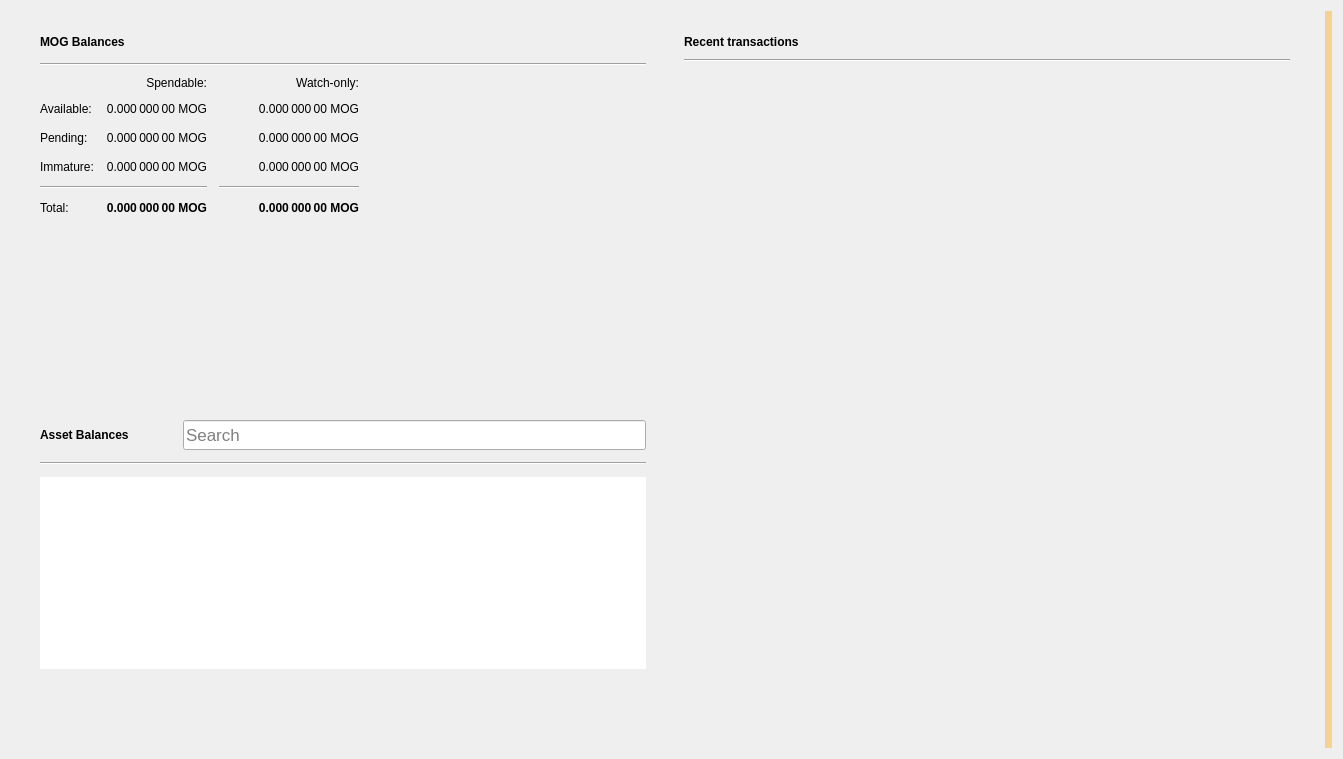
<?xml version="1.0" encoding="UTF-8"?>
<ui version="4.0">
 <class>OverviewPage</class>
 <widget class="QWidget" name="OverviewPage">
  <property name="geometry">
   <rect>
    <x>0</x>
    <y>0</y>
    <width>1343</width>
    <height>759</height>
   </rect>
  </property>
  <property name="minimumSize">
   <size>
    <width>760</width>
    <height>0</height>
   </size>
  </property>
  <property name="windowTitle">
   <string>Form</string>
  </property>
  <property name="autoFillBackground">
   <bool>false</bool>
  </property>
  <layout class="QGridLayout" name="gridLayout_3">
   <item row="0" column="1">
    <layout class="QVBoxLayout" name="verticalLayout_7">
     <property name="spacing">
      <number>0</number>
     </property>
     <property name="leftMargin">
      <number>0</number>
     </property>
     <property name="topMargin">
      <number>0</number>
     </property>
     <property name="rightMargin">
      <number>0</number>
     </property>
     <property name="bottomMargin">
      <number>0</number>
     </property>
     <item>
      <layout class="QHBoxLayout" name="horizontalLayout" stretch="0,0">
       <property name="spacing">
        <number>20</number>
       </property>
       <property name="sizeConstraint">
        <enum>QLayout::SetMinAndMaxSize</enum>
       </property>
       <property name="leftMargin">
        <number>20</number>
       </property>
       <property name="topMargin">
        <number>20</number>
       </property>
       <property name="rightMargin">
        <number>20</number>
       </property>
       <property name="bottomMargin">
        <number>20</number>
       </property>
       <item>
        <layout class="QVBoxLayout" name="verticalLayout_2">
         <property name="spacing">
          <number>0</number>
         </property>
         <property name="rightMargin">
          <number>0</number>
         </property>
         <item>
          <widget class="QFrame" name="frame">
           <property name="sizePolicy">
            <sizepolicy hsizetype="Preferred" vsizetype="Preferred">
             <horstretch>0</horstretch>
             <verstretch>0</verstretch>
            </sizepolicy>
           </property>
           <property name="minimumSize">
            <size>
             <width>350</width>
             <height>180</height>
            </size>
           </property>
           <property name="frameShape">
            <enum>QFrame::NoFrame</enum>
           </property>
           <property name="frameShadow">
            <enum>QFrame::Raised</enum>
           </property>
           <property name="lineWidth">
            <number>5</number>
           </property>
           <layout class="QVBoxLayout" name="verticalLayout_4">
            <property name="spacing">
             <number>10</number>
            </property>
            <property name="topMargin">
             <number>0</number>
            </property>
            <property name="bottomMargin">
             <number>0</number>
            </property>
            <item>
             <layout class="QHBoxLayout" name="horizontalLayout_4">
              <property name="spacing">
               <number>6</number>
              </property>
              <item>
               <widget class="QLabel" name="rvnBalancesLabel">
                <property name="font">
                 <font>
                  <weight>75</weight>
                  <bold>true</bold>
                 </font>
                </property>
                <property name="text">
                 <string>MOG Balances</string>
                </property>
               </widget>
              </item>
              <item>
               <widget class="QPushButton" name="labelWalletStatus">
                <property name="enabled">
                 <bool>true</bool>
                </property>
                <property name="maximumSize">
                 <size>
                  <width>30</width>
                  <height>16777215</height>
                 </size>
                </property>
                <property name="toolTip">
                 <string>The displayed information may be out of date. Your wallet automatically synchronizes with the MOG network after a connection is established, but this process has not completed yet.</string>
                </property>
                <property name="text">
                 <string/>
                </property>
                <property name="icon">
                 <iconset>
                  <normaloff>:/icons/warning</normaloff>
                  <disabledoff>:/icons/warning</disabledoff>:/icons/warning</iconset>
                </property>
                <property name="iconSize">
                 <size>
                  <width>24</width>
                  <height>24</height>
                 </size>
                </property>
                <property name="flat">
                 <bool>true</bool>
                </property>
               </widget>
              </item>
              <item>
               <spacer name="horizontalSpacer_3">
                <property name="orientation">
                 <enum>Qt::Horizontal</enum>
                </property>
                <property name="sizeHint" stdset="0">
                 <size>
                  <width>40</width>
                  <height>20</height>
                 </size>
                </property>
               </spacer>
              </item>
             </layout>
            </item>
            <item>
             <widget class="Line" name="line_2">
              <property name="orientation">
               <enum>Qt::Horizontal</enum>
              </property>
             </widget>
            </item>
            <item>
             <layout class="QGridLayout" name="gridLayout">
              <property name="bottomMargin">
               <number>5</number>
              </property>
              <property name="spacing">
               <number>12</number>
              </property>
              <item row="3" column="2">
               <widget class="QLabel" name="labelWatchImmature">
                <property name="font">
                 <font>
                  <weight>50</weight>
                  <bold>false</bold>
                 </font>
                </property>
                <property name="cursor">
                 <cursorShape>IBeamCursor</cursorShape>
                </property>
                <property name="toolTip">
                 <string>Mined balance in watch-only addresses that has not yet matured</string>
                </property>
                <property name="text">
                 <string notr="true">0.000 000 00 MOG</string>
                </property>
                <property name="alignment">
                 <set>Qt::AlignRight|Qt::AlignTrailing|Qt::AlignVCenter</set>
                </property>
                <property name="textInteractionFlags">
                 <set>Qt::LinksAccessibleByMouse|Qt::TextSelectableByKeyboard|Qt::TextSelectableByMouse</set>
                </property>
               </widget>
              </item>
              <item row="2" column="3">
               <spacer name="horizontalSpacer_2">
                <property name="orientation">
                 <enum>Qt::Horizontal</enum>
                </property>
                <property name="sizeHint" stdset="0">
                 <size>
                  <width>40</width>
                  <height>20</height>
                 </size>
                </property>
               </spacer>
              </item>
              <item row="1" column="0">
               <widget class="QLabel" name="labelBalanceText">
                <property name="text">
                 <string>Available:</string>
                </property>
               </widget>
              </item>
              <item row="1" column="2">
               <widget class="QLabel" name="labelWatchAvailable">
                <property name="font">
                 <font>
                  <weight>50</weight>
                  <bold>false</bold>
                 </font>
                </property>
                <property name="cursor">
                 <cursorShape>IBeamCursor</cursorShape>
                </property>
                <property name="toolTip">
                 <string>Your current balance in watch-only addresses</string>
                </property>
                <property name="text">
                 <string notr="true">0.000 000 00 MOG</string>
                </property>
                <property name="alignment">
                 <set>Qt::AlignRight|Qt::AlignTrailing|Qt::AlignVCenter</set>
                </property>
                <property name="textInteractionFlags">
                 <set>Qt::LinksAccessibleByMouse|Qt::TextSelectableByKeyboard|Qt::TextSelectableByMouse</set>
                </property>
               </widget>
              </item>
              <item row="2" column="1">
               <widget class="QLabel" name="labelUnconfirmed">
                <property name="font">
                 <font>
                  <weight>50</weight>
                  <bold>false</bold>
                 </font>
                </property>
                <property name="cursor">
                 <cursorShape>IBeamCursor</cursorShape>
                </property>
                <property name="toolTip">
                 <string>Total of transactions that have yet to be confirmed, and do not yet count toward the spendable balance</string>
                </property>
                <property name="text">
                 <string notr="true">0.000 000 00 MOG</string>
                </property>
                <property name="alignment">
                 <set>Qt::AlignRight|Qt::AlignTrailing|Qt::AlignVCenter</set>
                </property>
                <property name="textInteractionFlags">
                 <set>Qt::LinksAccessibleByMouse|Qt::TextSelectableByKeyboard|Qt::TextSelectableByMouse</set>
                </property>
               </widget>
              </item>
              <item row="4" column="2">
               <widget class="Line" name="lineWatchBalance">
                <property name="sizePolicy">
                 <sizepolicy hsizetype="Preferred" vsizetype="Fixed">
                  <horstretch>0</horstretch>
                  <verstretch>0</verstretch>
                 </sizepolicy>
                </property>
                <property name="minimumSize">
                 <size>
                  <width>140</width>
                  <height>0</height>
                 </size>
                </property>
                <property name="orientation">
                 <enum>Qt::Horizontal</enum>
                </property>
               </widget>
              </item>
              <item row="0" column="1">
               <widget class="QLabel" name="labelSpendable">
                <property name="text">
                 <string>Spendable:</string>
                </property>
                <property name="alignment">
                 <set>Qt::AlignRight|Qt::AlignTrailing|Qt::AlignVCenter</set>
                </property>
               </widget>
              </item>
              <item row="3" column="0">
               <widget class="QLabel" name="labelImmatureText">
                <property name="text">
                 <string>Immature:</string>
                </property>
               </widget>
              </item>
              <item row="5" column="2">
               <widget class="QLabel" name="labelWatchTotal">
                <property name="font">
                 <font>
                  <weight>75</weight>
                  <bold>true</bold>
                 </font>
                </property>
                <property name="cursor">
                 <cursorShape>IBeamCursor</cursorShape>
                </property>
                <property name="toolTip">
                 <string>Current total balance in watch-only addresses</string>
                </property>
                <property name="text">
                 <string notr="true">0.000 000 00 MOG</string>
                </property>
                <property name="alignment">
                 <set>Qt::AlignRight|Qt::AlignTrailing|Qt::AlignVCenter</set>
                </property>
                <property name="textInteractionFlags">
                 <set>Qt::LinksAccessibleByMouse|Qt::TextSelectableByKeyboard|Qt::TextSelectableByMouse</set>
                </property>
               </widget>
              </item>
              <item row="4" column="0" colspan="2">
               <widget class="Line" name="line">
                <property name="orientation">
                 <enum>Qt::Horizontal</enum>
                </property>
               </widget>
              </item>
              <item row="0" column="2">
               <widget class="QLabel" name="labelWatchonly">
                <property name="text">
                 <string>Watch-only:</string>
                </property>
                <property name="alignment">
                 <set>Qt::AlignRight|Qt::AlignTrailing|Qt::AlignVCenter</set>
                </property>
               </widget>
              </item>
              <item row="5" column="1">
               <widget class="QLabel" name="labelTotal">
                <property name="font">
                 <font>
                  <weight>75</weight>
                  <bold>true</bold>
                 </font>
                </property>
                <property name="cursor">
                 <cursorShape>IBeamCursor</cursorShape>
                </property>
                <property name="toolTip">
                 <string>Your current total balance</string>
                </property>
                <property name="text">
                 <string notr="true">0.000 000 00 MOG</string>
                </property>
                <property name="alignment">
                 <set>Qt::AlignRight|Qt::AlignTrailing|Qt::AlignVCenter</set>
                </property>
                <property name="textInteractionFlags">
                 <set>Qt::LinksAccessibleByMouse|Qt::TextSelectableByKeyboard|Qt::TextSelectableByMouse</set>
                </property>
               </widget>
              </item>
              <item row="1" column="1">
               <widget class="QLabel" name="labelBalance">
                <property name="font">
                 <font>
                  <weight>50</weight>
                  <bold>false</bold>
                 </font>
                </property>
                <property name="cursor">
                 <cursorShape>IBeamCursor</cursorShape>
                </property>
                <property name="toolTip">
                 <string>Your current spendable balance</string>
                </property>
                <property name="text">
                 <string notr="true">0.000 000 00 MOG</string>
                </property>
                <property name="alignment">
                 <set>Qt::AlignRight|Qt::AlignTrailing|Qt::AlignVCenter</set>
                </property>
                <property name="textInteractionFlags">
                 <set>Qt::LinksAccessibleByMouse|Qt::TextSelectableByKeyboard|Qt::TextSelectableByMouse</set>
                </property>
               </widget>
              </item>
              <item row="2" column="0">
               <widget class="QLabel" name="labelPendingText">
                <property name="text">
                 <string>Pending:</string>
                </property>
               </widget>
              </item>
              <item row="5" column="0">
               <widget class="QLabel" name="labelTotalText">
                <property name="text">
                 <string>Total:</string>
                </property>
               </widget>
              </item>
              <item row="3" column="1">
               <widget class="QLabel" name="labelImmature">
                <property name="font">
                 <font>
                  <weight>50</weight>
                  <bold>false</bold>
                 </font>
                </property>
                <property name="cursor">
                 <cursorShape>IBeamCursor</cursorShape>
                </property>
                <property name="toolTip">
                 <string>Mined balance that has not yet matured</string>
                </property>
                <property name="text">
                 <string notr="true">0.000 000 00 MOG</string>
                </property>
                <property name="alignment">
                 <set>Qt::AlignRight|Qt::AlignTrailing|Qt::AlignVCenter</set>
                </property>
                <property name="textInteractionFlags">
                 <set>Qt::LinksAccessibleByMouse|Qt::TextSelectableByKeyboard|Qt::TextSelectableByMouse</set>
                </property>
               </widget>
              </item>
              <item row="2" column="2">
               <widget class="QLabel" name="labelWatchPending">
                <property name="font">
                 <font>
                  <weight>50</weight>
                  <bold>false</bold>
                 </font>
                </property>
                <property name="cursor">
                 <cursorShape>IBeamCursor</cursorShape>
                </property>
                <property name="toolTip">
                 <string>Unconfirmed transactions to watch-only addresses</string>
                </property>
                <property name="text">
                 <string notr="true">0.000 000 00 MOG</string>
                </property>
                <property name="alignment">
                 <set>Qt::AlignRight|Qt::AlignTrailing|Qt::AlignVCenter</set>
                </property>
                <property name="textInteractionFlags">
                 <set>Qt::LinksAccessibleByMouse|Qt::TextSelectableByKeyboard|Qt::TextSelectableByMouse</set>
                </property>
               </widget>
              </item>
             </layout>
            </item>
           </layout>
          </widget>
         </item>
         <item>
          <widget class="QWidget" name="assetVerticalSpaceWidget2" native="true">
           <property name="autoFillBackground">
            <bool>false</bool>
           </property>
           <layout class="QVBoxLayout" name="verticalLayout_6">
            <item>
             <spacer name="verticalSpacer_4">
              <property name="orientation">
               <enum>Qt::Vertical</enum>
              </property>
              <property name="sizeType">
               <enum>QSizePolicy::MinimumExpanding</enum>
              </property>
              <property name="sizeHint" stdset="0">
               <size>
                <width>20</width>
                <height>10</height>
               </size>
              </property>
             </spacer>
            </item>
           </layout>
          </widget>
         </item>
         <item>
          <widget class="QFrame" name="assetFrame">
           <property name="minimumSize">
            <size>
             <width>350</width>
             <height>150</height>
            </size>
           </property>
           <property name="autoFillBackground">
            <bool>true</bool>
           </property>
           <property name="frameShape">
            <enum>QFrame::NoFrame</enum>
           </property>
           <property name="frameShadow">
            <enum>QFrame::Plain</enum>
           </property>
           <property name="lineWidth">
            <number>0</number>
           </property>
           <layout class="QVBoxLayout" name="verticalLayout_5">
            <property name="spacing">
             <number>12</number>
            </property>
            <item>
             <layout class="QHBoxLayout" name="assetBalanceHorizontalLayout">
              <item alignment="Qt::AlignVCenter">
               <widget class="QLabel" name="assetBalanceLabel">
                <property name="font">
                 <font>
                  <weight>75</weight>
                  <bold>true</bold>
                 </font>
                </property>
                <property name="text">
                 <string>Asset Balances</string>
                </property>
               </widget>
              </item>
              <item>
               <widget class="QPushButton" name="labelAssetStatus">
                <property name="enabled">
                 <bool>true</bool>
                </property>
                <property name="maximumSize">
                 <size>
                  <width>30</width>
                  <height>16777215</height>
                 </size>
                </property>
                <property name="toolTip">
                 <string>The displayed information may be out of date. Your wallet automatically synchronizes with the MOG network after a connection is established, but this process has not completed yet.</string>
                </property>
                <property name="text">
                 <string/>
                </property>
                <property name="icon">
                 <iconset>
                  <normaloff>:/icons/warning</normaloff>
                  <disabledoff>:/icons/warning</disabledoff>:/icons/warning</iconset>
                </property>
                <property name="iconSize">
                 <size>
                  <width>24</width>
                  <height>24</height>
                 </size>
                </property>
                <property name="flat">
                 <bool>true</bool>
                </property>
               </widget>
              </item>
              <item alignment="Qt::AlignBottom">
               <widget class="QLineEdit" name="assetSearch">
                <property name="sizePolicy">
                 <sizepolicy hsizetype="Expanding" vsizetype="Preferred">
                  <horstretch>0</horstretch>
                  <verstretch>0</verstretch>
                 </sizepolicy>
                </property>
                <property name="minimumSize">
                 <size>
                  <width>0</width>
                  <height>30</height>
                 </size>
                </property>
                <property name="maximumSize">
                 <size>
                  <width>16777215</width>
                  <height>30</height>
                 </size>
                </property>
                <property name="sizeIncrement">
                 <size>
                  <width>0</width>
                  <height>0</height>
                 </size>
                </property>
                <property name="baseSize">
                 <size>
                  <width>0</width>
                  <height>0</height>
                 </size>
                </property>
                <property name="font">
                 <font>
                  <pointsize>13</pointsize>
                 </font>
                </property>
                <property name="maxLength">
                 <number>32</number>
                </property>
                <property name="frame">
                 <bool>true</bool>
                </property>
                <property name="alignment">
                 <set>Qt::AlignLeading|Qt::AlignLeft|Qt::AlignVCenter</set>
                </property>
                <property name="placeholderText">
                 <string>Search</string>
                </property>
                <property name="clearButtonEnabled">
                 <bool>true</bool>
                </property>
               </widget>
              </item>
             </layout>
            </item>
            <item>
             <widget class="Line" name="assetBalanceLine">
              <property name="orientation">
               <enum>Qt::Horizontal</enum>
              </property>
             </widget>
            </item>
            <item>
             <widget class="QListView" name="listAssets">
              <property name="frameShape">
               <enum>QFrame::NoFrame</enum>
              </property>
              <property name="lineWidth">
               <number>0</number>
              </property>
              <property name="verticalScrollMode">
               <enum>QAbstractItemView::ScrollPerItem</enum>
              </property>
             </widget>
            </item>
            <item>
             <widget class="QWidget" name="assetVerticalSpaceWidget" native="true">
              <property name="autoFillBackground">
               <bool>false</bool>
              </property>
              <layout class="QVBoxLayout" name="verticalLayout">
               <item>
                <spacer name="verticalSpacer_3">
                 <property name="orientation">
                  <enum>Qt::Vertical</enum>
                 </property>
                 <property name="sizeHint" stdset="0">
                  <size>
                   <width>20</width>
                   <height>20</height>
                  </size>
                 </property>
                </spacer>
               </item>
              </layout>
             </widget>
            </item>
           </layout>
          </widget>
         </item>
        </layout>
       </item>
       <item>
        <layout class="QVBoxLayout" name="verticalLayout_3">
         <property name="spacing">
          <number>20</number>
         </property>
         <property name="leftMargin">
          <number>0</number>
         </property>
         <item>
          <widget class="QFrame" name="frame_2">
           <property name="sizePolicy">
            <sizepolicy hsizetype="Preferred" vsizetype="Preferred">
             <horstretch>0</horstretch>
             <verstretch>0</verstretch>
            </sizepolicy>
           </property>
           <property name="minimumSize">
            <size>
             <width>350</width>
             <height>0</height>
            </size>
           </property>
           <property name="sizeIncrement">
            <size>
             <width>0</width>
             <height>300</height>
            </size>
           </property>
           <property name="frameShape">
            <enum>QFrame::NoFrame</enum>
           </property>
           <property name="frameShadow">
            <enum>QFrame::Plain</enum>
           </property>
           <property name="lineWidth">
            <number>0</number>
           </property>
           <layout class="QGridLayout" name="gridLayout_2">
            <property name="topMargin">
             <number>0</number>
            </property>
            <property name="horizontalSpacing">
             <number>12</number>
            </property>
            <item row="0" column="0">
             <layout class="QHBoxLayout" name="horizontalLayout_2">
              <property name="spacing">
               <number>6</number>
              </property>
              <item>
               <widget class="QLabel" name="recentTransactionsLabel">
                <property name="font">
                 <font>
                  <weight>75</weight>
                  <bold>true</bold>
                 </font>
                </property>
                <property name="text">
                 <string>Recent transactions</string>
                </property>
               </widget>
              </item>
              <item>
               <widget class="QPushButton" name="labelTransactionsStatus">
                <property name="enabled">
                 <bool>true</bool>
                </property>
                <property name="maximumSize">
                 <size>
                  <width>30</width>
                  <height>16777215</height>
                 </size>
                </property>
                <property name="toolTip">
                 <string>The displayed information may be out of date. Your wallet automatically synchronizes with the MOG network after a connection is established, but this process has not completed yet.</string>
                </property>
                <property name="text">
                 <string/>
                </property>
                <property name="icon">
                 <iconset>
                  <normaloff>:/icons/warning</normaloff>
                  <disabledoff>:/icons/warning</disabledoff>:/icons/warning</iconset>
                </property>
                <property name="iconSize">
                 <size>
                  <width>24</width>
                  <height>24</height>
                 </size>
                </property>
                <property name="flat">
                 <bool>true</bool>
                </property>
               </widget>
              </item>
              <item>
               <spacer name="horizontalSpacer">
                <property name="orientation">
                 <enum>Qt::Horizontal</enum>
                </property>
                <property name="sizeHint" stdset="0">
                 <size>
                  <width>40</width>
                  <height>20</height>
                 </size>
                </property>
               </spacer>
              </item>
             </layout>
            </item>
            <item row="2" column="0">
             <widget class="QListView" name="listTransactions">
              <property name="styleSheet">
               <string notr="true">QListView { background: transparent; }</string>
              </property>
              <property name="frameShape">
               <enum>QFrame::NoFrame</enum>
              </property>
              <property name="verticalScrollBarPolicy">
               <enum>Qt::ScrollBarAlwaysOff</enum>
              </property>
              <property name="horizontalScrollBarPolicy">
               <enum>Qt::ScrollBarAlwaysOff</enum>
              </property>
              <property name="selectionMode">
               <enum>QAbstractItemView::NoSelection</enum>
              </property>
             </widget>
            </item>
            <item row="1" column="0">
             <widget class="Line" name="line_3">
              <property name="orientation">
               <enum>Qt::Horizontal</enum>
              </property>
             </widget>
            </item>
           </layout>
          </widget>
         </item>
        </layout>
       </item>
      </layout>
     </item>
    </layout>
   </item>
   <item row="0" column="3">
    <widget class="QLabel" name="labelAlerts">
     <property name="visible">
      <bool>true</bool>
     </property>
     <property name="styleSheet">
      <string notr="true">QLabel { background-color: qlineargradient(x1: 0, y1: 0, x2: 1, y2: 0, stop:0 #F0D0A0, stop:1 #F8D488); color:#000000; }</string>
     </property>
     <property name="wordWrap">
      <bool>true</bool>
     </property>
     <property name="margin">
      <number>3</number>
     </property>
     <property name="textInteractionFlags">
      <set>Qt::TextSelectableByMouse</set>
     </property>
    </widget>
   </item>
  </layout>
 </widget>
 <resources/>
 <connections/>
</ui>
